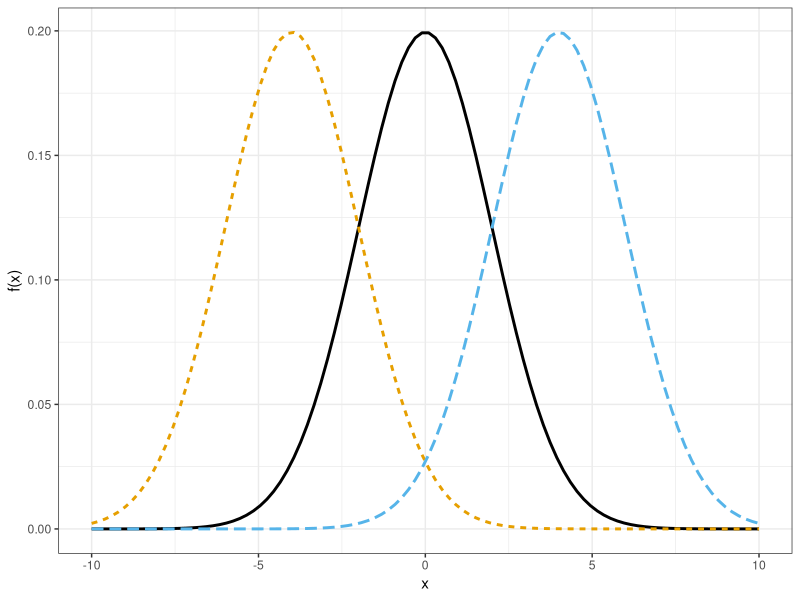
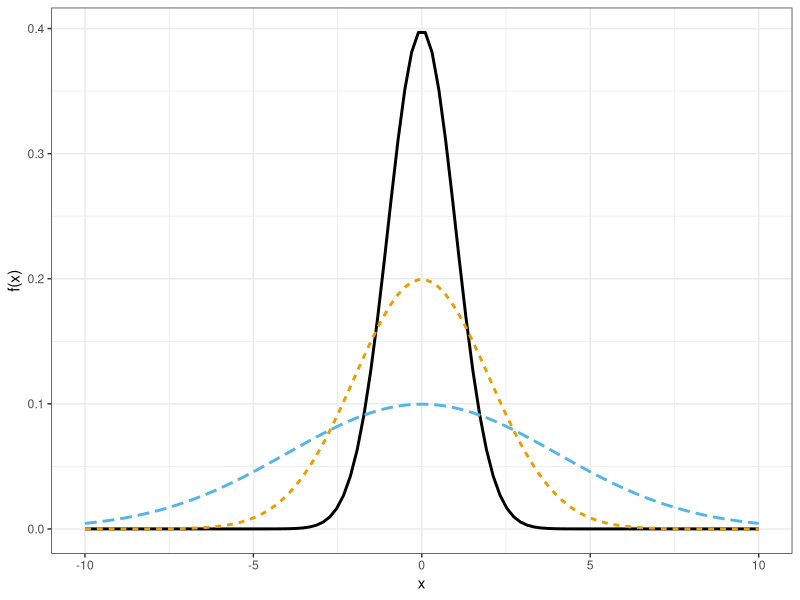
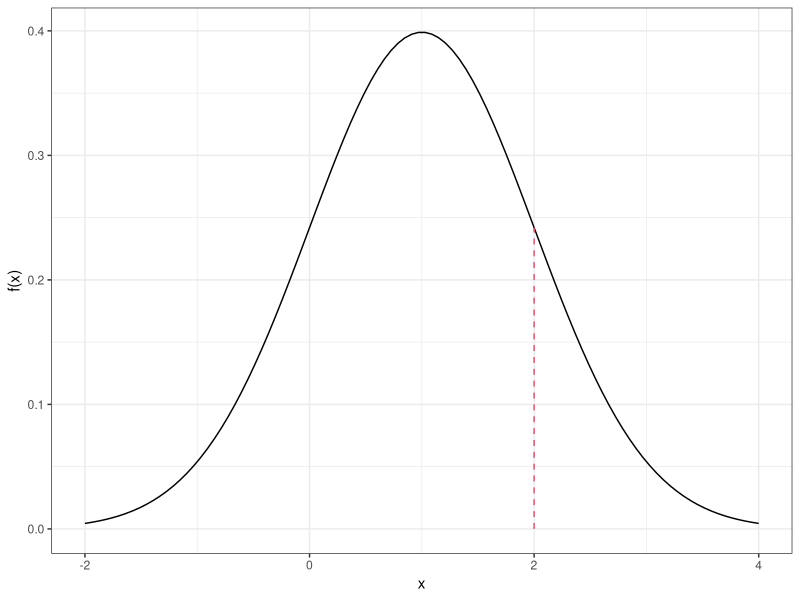
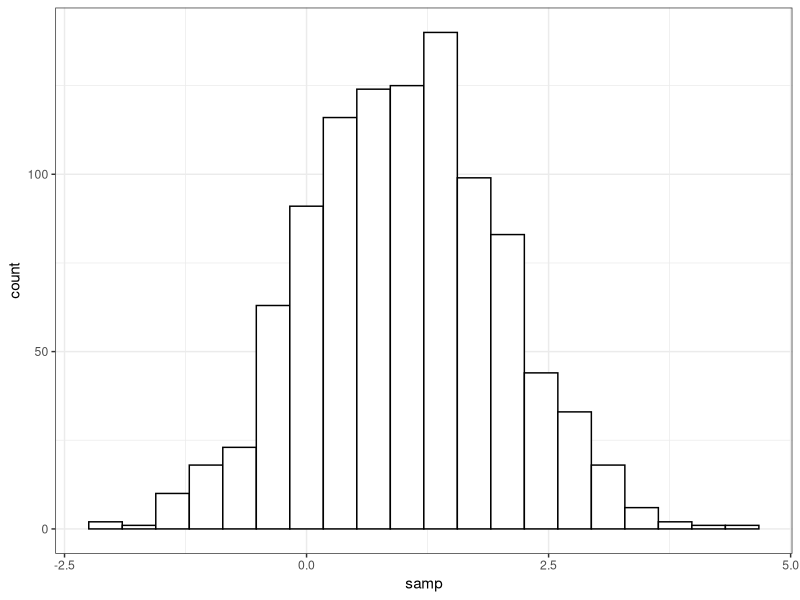
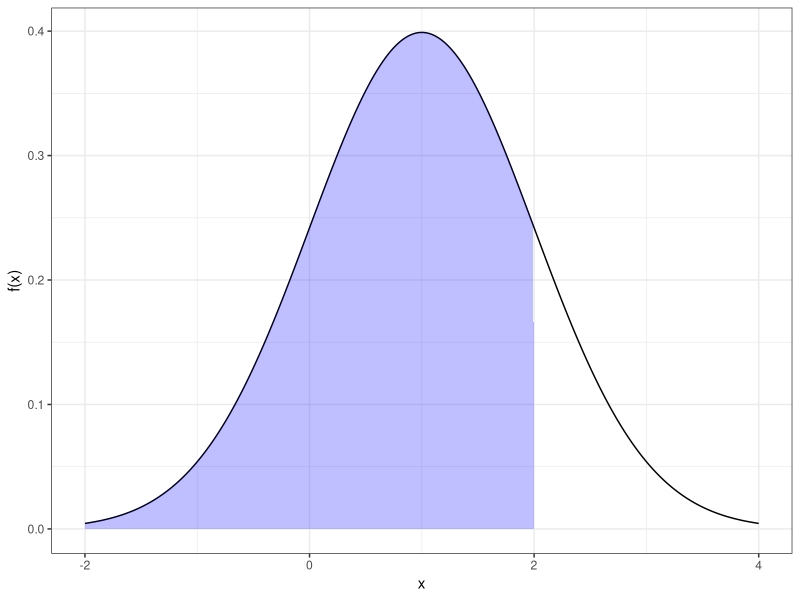
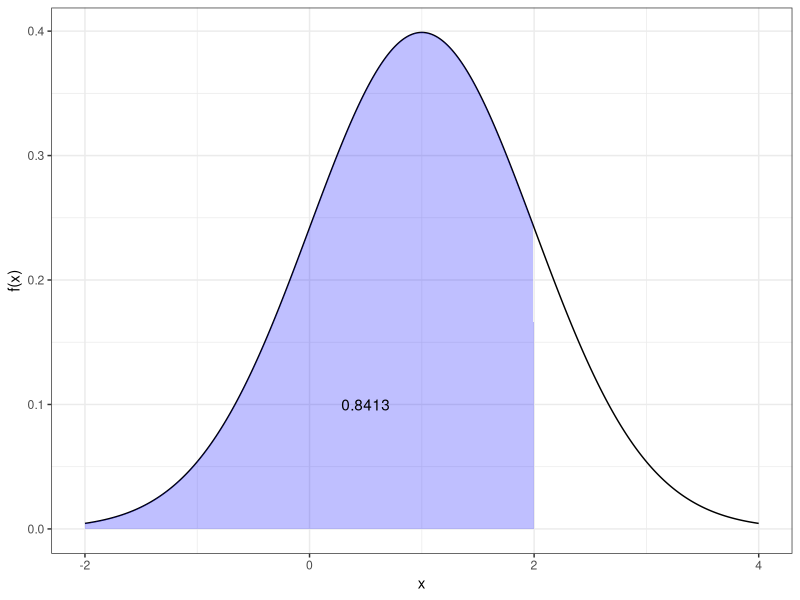
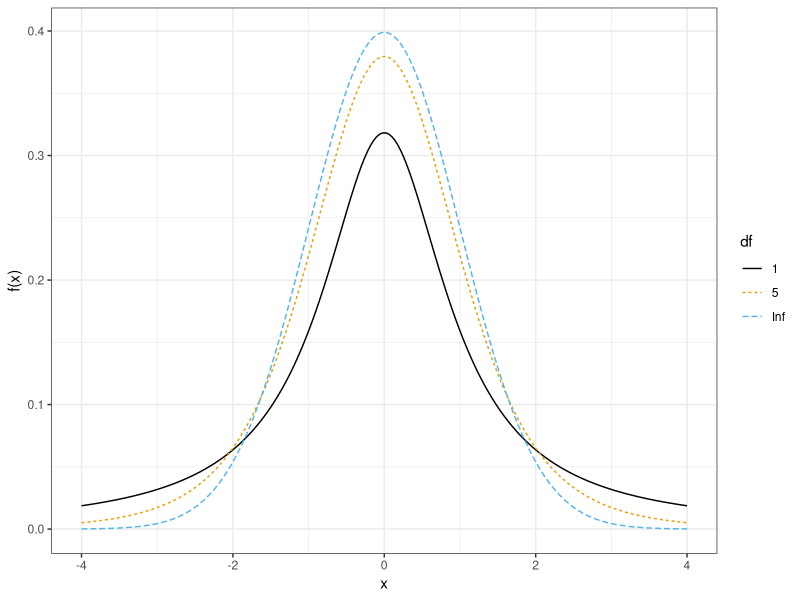

The R source for these figures, in order:
## ---- chunk 1
set.seed(3)
knitr::opts_chunk$set(echo       = TRUE, 
                      fig.align  = "center",
                      fig.height = 3)
ggplot2::theme_set(ggplot2::theme_bw() + ggplot2::theme(strip.background = ggplot2::element_rect(fill = "white")))
## ---- chunk 2
    library(ggplot2)
    library(ggthemes)
    x <- seq(-10, 10, length = 100)
    y1 <- dnorm(x = x, mean = 0, sd = 2)
    y2 <- dnorm(x = x, mean = -4, sd = 2)
    y3 <- dnorm(x = x, mean = 4, sd = 2)
    dfdat <- data.frame(x = rep(x, 3), 
                        y = c(y1, y2, y3), 
                        z = factor(rep(c(1, 2, 3), each = length(x))))
    
    ggplot(data = dfdat, mapping = aes(x = x, y = y, color = z, lty = z)) +
      geom_line(linewidth=1) + 
      ggthemes::scale_color_colorblind() +
      theme(legend.position="none") +
      ylab("f(x)") +
      xlab("x")
## ---- chunk 3
    x <- seq(-10, 10, length = 100)
    y1 <- dnorm(x = x, mean = 0, sd = 1)
    y2 <- dnorm(x = x, mean = 0, sd = 2)
    y3 <- dnorm(x = x, mean = 0, sd = 4)
    dfdat <- data.frame(x = rep(x, 3), 
                        y = c(y1, y2, y3), 
                        z = factor(rep(c(1, 2, 3), each = length(x))))
    
    ggplot(data = dfdat, mapping = aes(x = x, y = y, color = z, lty = z)) +
      geom_line(linewidth=1) + 
      ggthemes::scale_color_colorblind() +
      theme(legend.position="none") +
      ylab("f(x)") +
      xlab("x")
## ---- chunk 4
    dnorm(x = 2, mean = 1, sd = 1)
## ---- chunk 5
    x <- seq(-2, 4, length = 100)
    y <- dnorm(x, mean = 1, sd = 1)
    dftemp <- data.frame(x = x, y = y)
    ggplot(data = dftemp, mapping = aes(x = x, y = y)) +
      geom_line() +
      ylab("f(x)") +
      geom_segment(dat = data.frame(x = 2, xend = 2, y = 0, 
                                    yend = dnorm(x = 2, mean = 1, sd = 1)), 
                   aes(x = x, y = y, xend = xend, yend = yend), lty = 2, col = 2)
## ---- chunk 6
    samp <- rnorm(n = 1000, mean = 1, sd = 1)
    head(samp)
## ---- chunk 7
    ggplot(data.frame(samp), aes(x = samp)) +
      geom_histogram(color = "blacK", fill = "white", bins = 20)
## ---- chunk 8
    pnorm(q = 2, mean = 1, sd = 1)
## ---- chunk 9
    x <- seq(-2, 4, length = 500)
    y <- dnorm(x, mean = 1, sd = 1)
    polydf <- data.frame(x = c(min(x), x[x < 2], 2, 0), 
                         y = c(0, y[x < 2], 0, 0))
    ggplot(data.frame(x = x, y = y), aes(x = x, y = y)) +
      geom_line() +
      ylab("f(x)") +
      geom_polygon(data = polydf, mapping = aes(x = x, y = y), 
                   fill = "blue", alpha = 1/4)
## ---- chunk 10
    qnorm(p = 0.8413, mean = 1, sd = 1)
## ---- chunk 11
    x <- seq(-2, 4, length = 500)
    y <- dnorm(x, mean = 1, sd = 1)
    polydf <- data.frame(x = c(min(x), x[x < 2], 2, 0), 
                         y = c(0, y[x < 2], 0, 0))
    ggplot(data.frame(x = x, y = y), aes(x = x, y = y)) +
      geom_line() +
      ylab("f(x)") +
      geom_polygon(data = polydf, mapping = aes(x = x, y = y), 
                   fill = "blue", alpha = 1/4) +
      annotate(geom = "text", x = 0.5, y = 0.1, label = "0.8413", color = "black")
## ---- chunk 12
    x <- seq(-4, 4, length = 200)
    data.frame(df = as.factor(c(rep(1, length(x)), rep(5, length(x)), rep(Inf, length(x)))),
               x = c(x, x, x),
               y = c(dt(x = x, df = 1),
                     dt(x = x, df = 5),
                     dt(x = x, df = Inf))) ->
      dfdat
    ggplot(dfdat, mapping = aes(x = x, y = y, color = df, lty = df)) +
      geom_line() +
      scale_color_colorblind() +
      ylab("f(x)")
